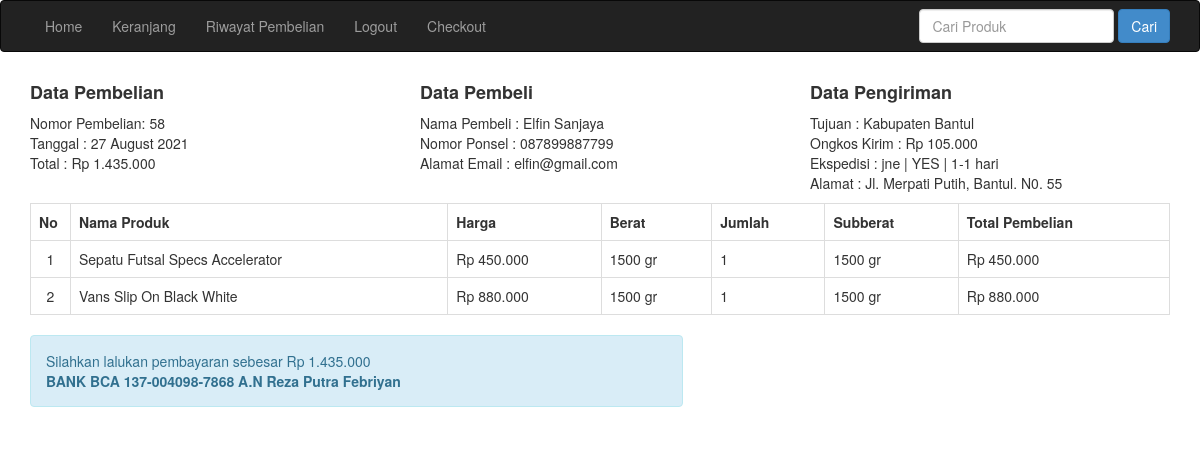
The page /nota.php?id=58 (signed in) on the database its author committed.
### tables this page shows
CREATE TABLE `pembelian` (
  `id_pembelian` int(11) NOT NULL,
  `id_pelanggan` int(11) NOT NULL,
  `tanggal_beli` date NOT NULL,
  `total_beli` int(11) NOT NULL,
  `alamat_pengiriman` text NOT NULL,
  `status_beli` varchar(40) NOT NULL DEFAULT 'Belum Bayar',
  `resi` varchar(40) NOT NULL,
  `total_berat` int(11) NOT NULL,
  `provinsi` varchar(50) NOT NULL,
  `distrik` varchar(50) NOT NULL,
  `tipe` varchar(50) NOT NULL,
  `kodepos` varchar(50) NOT NULL,
  `ekspedisi` varchar(50) NOT NULL,
  `paket` varchar(50) NOT NULL,
  `ongkir` int(11) NOT NULL,
  `estimasi` varchar(50) NOT NULL
);

CREATE TABLE `pelanggan` (
  `id_pelanggan` int(11) NOT NULL,
  `email` varchar(40) NOT NULL,
  `pass_pelanggan` varchar(40) NOT NULL,
  `nama_pelanggan` varchar(40) NOT NULL,
  `telepon` varchar(15) NOT NULL,
  `alamat` text NOT NULL
);

CREATE TABLE `pembelian_produk` (
  `id_pembelian_produk` int(11) NOT NULL,
  `id_pembelian` int(11) NOT NULL,
  `id_produk` int(11) NOT NULL,
  `jumlah` int(11) NOT NULL,
  `nama` varchar(40) NOT NULL,
  `harga` int(11) NOT NULL,
  `berat` int(11) NOT NULL,
  `sub_berat` int(11) NOT NULL,
  `sub_harga` int(11) NOT NULL
);

### admin/function.php (called while the page is built, shortened)
<?php
function rupiah($angka) {
    $rupiah = "Rp " . number_format($angka,0,',','.');
    return $rupiah;
}
?>

### nota.php (the view, shortened to what this page needs)
<?php
include 'admin/konek.php';
include 'admin/function.php';
?>
<!DOCTYPE html>
<html lang="en">
<head>
    <link rel="stylesheet" href="admin/assets/css/bootstrap.css">
</head>
<body>
<?php include 'navbar.php'; ?>
<section class="konten">
    <div class="container">
        <?php
            $tampil = mysqli_query($koneksi,"SELECT * FROM pembelian JOIN pelanggan
                                            ON pembelian.id_pelanggan=pelanggan.id_pelanggan
                                            WHERE pembelian.id_pembelian='$_GET[id]' ");
            $data_beli = mysqli_fetch_array($tampil);
        ?>
        <div class="row" style="margin-bottom: 10px">
            <div class="col-md-4">
                <h4><strong>Data Pembelian</strong></h4>
                Nomor Pembelian: <?=$data_beli['id_pembelian'] ?><br>
                Tanggal : <?= date("d F Y", strtotime($data_beli['tanggal_beli'])); ?><br>
                Total   : <?= rupiah($data_beli['total_beli']); ?>
            </div>
            <div class="col-md-4">
                <h4><strong>Data Pembeli</strong></h4>
                Nama Pembeli : <?= $data_beli['nama_pelanggan']; ?><br>
                <p>
                Nomor Ponsel : <?= $data_beli['telepon']; ?><br>
                Alamat Email : <?= $data_beli['email']; ?>
                </p>
            </div>
            <div class="col-md-4">
                <h4><strong>Data Pengiriman</strong></h4>
                Tujuan : <?= $data_beli['tipe']." ".$data_beli['distrik']; ?><br>
                Ongkos Kirim : <?= rupiah($data_beli['ongkir']); ?><br>
                Ekspedisi : <?= $data_beli['ekspedisi']." | ".$data_beli['paket']." | ".$data_beli['estimasi']." hari"; ?><br>
                Alamat : <?= $data_beli['alamat_pengiriman']; ?>
            </div>
        </div>
        <table class="table table-bordered">
                <tr>
                    <th>No</th>
                    <th>Nama Produk</th>
                    <th>Harga</th>
                    <th>Berat</th>
                    <th>Jumlah</th>
                    <th>Subberat</th>
                    <th>Total Pembelian</th>
                </tr>
            <?php
                $tampil = mysqli_query($koneksi,"SELECT * FROM pembelian_produk
                                                WHERE id_pembelian='$_GET[id]' ");
                $no = 1;
                while($data = mysqli_fetch_array($tampil)) :
            ?>
                <tr>
                    <td width='40px' align='center'><?= $no++ ?></td>
                    <td><?= $data['nama']; ?></td>
                    <td><?= rupiah($data['harga']); ?></td>
                    <td><?= $data['berat']; ?> gr</td>
                    <td><?= $data['jumlah']; ?></td>
                    <td><?= $data['sub_berat'];?> gr</td>
                    <td><?= rupiah($data['sub_harga']);?></td>
                </tr>
                <?php endwhile; ?>
        </table>
        <div class="row">
            <div class="col-md-7">
                <div class="alert alert-info">
                    <p>Silahkan lalukan pembayaran sebesar <?= rupiah($data_beli['total_beli']); ?></p>
                    <strong>BANK BCA 137-004098-7868 A.N Reza Putra Febriyan</strong>
                </div>
            </div>
        </div>
    </div>
</section>
</body>
</html>

### rows shown on the page
pembelian: id_pembelian "58", tanggal_beli "27 August 2021", total_beli "Rp 1.435.000", id_pelanggan.nama_pelanggan "Elfin Sanjaya", id_pelanggan.telepon "087899887799", id_pelanggan.email "elfin@gmail.com", tipe "Kabupaten", distrik "Bantul", ongkir "Rp 105.000", ekspedisi "jne", paket "YES", estimasi "1-1", alamat_pengiriman "Jl. Merpati Putih, Bantul. N0. 55"
pembelian_produk: nama "Sepatu Futsal Specs Accelerator", harga "Rp 450.000", berat "1500", jumlah "1", sub_berat "1500", sub_harga "Rp 450.000"
pembelian_produk: nama "Vans Slip On Black White", harga "Rp 880.000", berat "1500", jumlah "1", sub_berat "1500", sub_harga "Rp 880.000"
